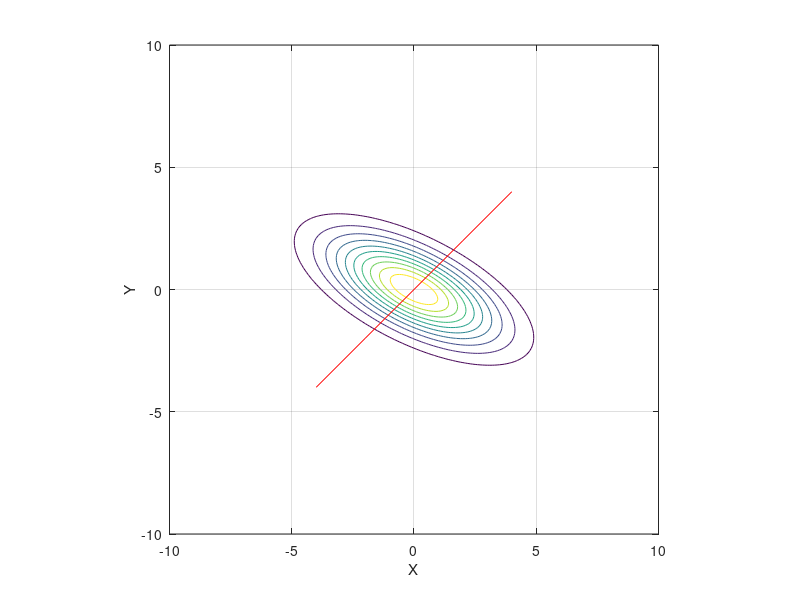

Reproduce this figure in MATLAB.
mu=[0 0];
sigma=[5 -2 ;-2 2];
x = -10:0.1:10; y = x;
[X,Y] = meshgrid(x,y);
F = mvnpdf([X(:) Y(:)], mu,sigma);
F = reshape(F,length(x),length(x));
contour(x,y,F);
xlabel('X'); ylabel('Y');
grid on
axis square
%%DRawing line 
yi=-4:2:4 ;
xi = interp1(y,x,yi) ;
hold on
plot(xi,yi,'r')